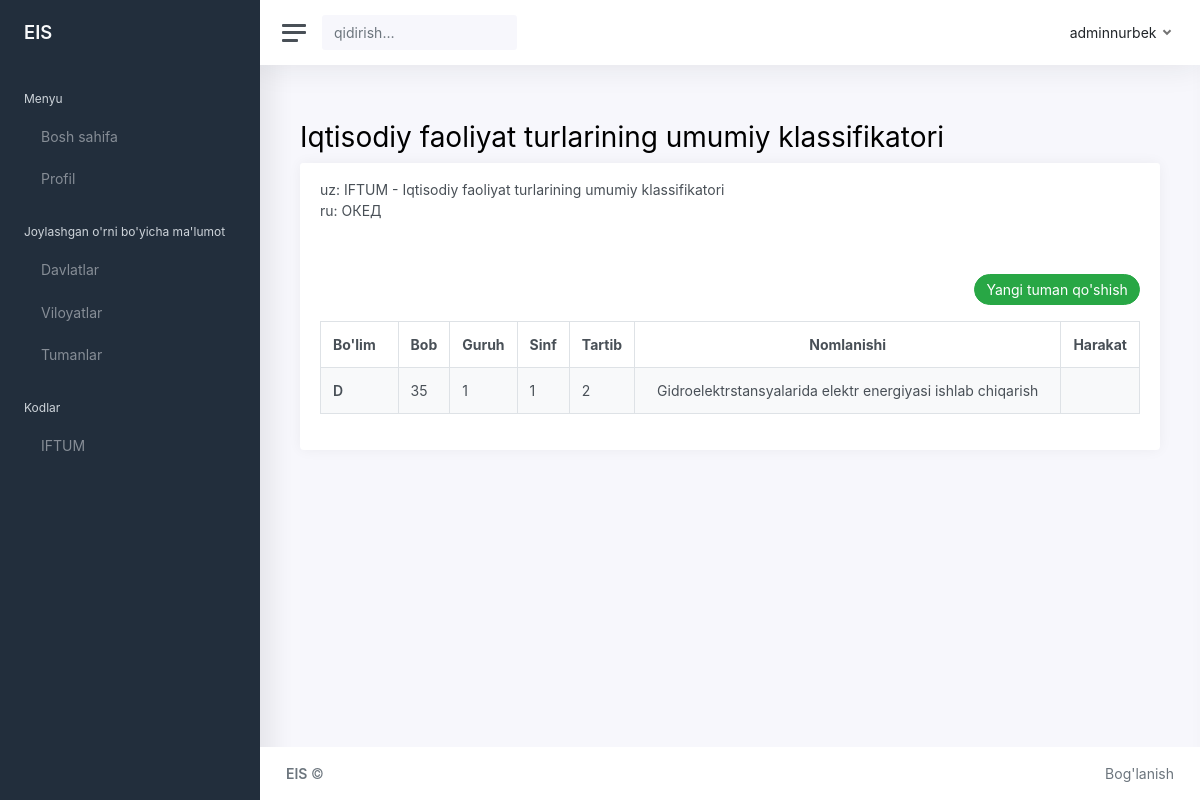
The page /secondadmin/oked on the database its author committed.
### secondadmin/models.py (models this page shows, shortened)
class IFTUM(models.Model):
    bolim = models.CharField('Bo`lim', max_length=2)
    bob = models.IntegerField('Bob')
    guruh = models.IntegerField('Guruh')
    sinf = models.IntegerField('Sinf')
    tartib = models.IntegerField('Tartib')
    nomi = models.TextField('IFTUM nomi', unique=True)
    owner = models.ForeignKey(to=User, on_delete=models.CASCADE)
    class Meta:
        verbose_name_plural = '04_IFTUM kodi'

### secondadmin/views.py (the view)
# urls.py: path('oked', views.oked, name='oked'),
def oked(request):
    iftum = IFTUM.objects.all()
    context = {
        'iftum': iftum
    }
    return render(request, 'secondadmin/kod/01_IFTUM.html', context)

### templates/secondadmin/kod/01_IFTUM.html (shortened to what this page needs)
{% extends 'secondadmin/base_sa.html' %}
{% block namepage %}
Iqtisodiy faoliyat turlarining umumiy klassifikatori
{% endblock namepage %}
{% block content %}
<div class="row">
    <div class="col-12">
        <div class="card">
            <div class = "card-header">
                uz: IFTUM - Iqtisodiy faoliyat turlarining umumiy klassifikatori
                <p>ru: ОКЕД</p>
            </div>
            <div class="card-body">
                <div class="text-md-right mb-3">
                    <a href="{% url 'addoked' %}" class="btn btn-pill btn-success" > Yangi tuman qo'shish</a>
                </div>
                <table class="table table-striped table-hover table-bordered ">
                    {% include 'partials/_messages.html'%} {% csrf_token %} {% if iftum.count %}
                    <thead>
                        <tr>
                            <th style="width:10%;">Bo'lim</th>
                            <th style="width:5%;">Bob</th>
                            <th style="width:5%;">Guruh</th>
                            <th style="width:5%;">Sinf</th>
                            <th style="width:5%;">Tartib</th>
                            <th style="width:65%; text-align: center;">Nomlanishi</th>
                            <th style="width:5%;">Harakat</th>
                        </tr>
                    </thead>
                    <tbody>
                        {% for v in iftum %}
                            <tr>
                                <td><B>{{v.bolim}}</B></td>
                                <td >{{v.bob}}</td>
                                <td >{{v.guruh}}</td>
                                <td >{{v.sinf}}</td>
                                <td >{{v.tartib}}</td>
                                <td style="width:65%; text-align: center;">{{v.nomi}}</td>
                                <td class="table-action">
                                </td>
                            </tr>
                        {% endfor %}
                    </tbody>
                 {% endif %}
                </table>
            </div>
        </div>
    </div>
</div>
{% endblock content %}

### rows shown on the page
IFTUM: bolim "D", bob "35", guruh "1", sinf "1", tartib "2", nomi "Gidroelektrstansyalarida elektr energiyasi ishlab chiqarish"
